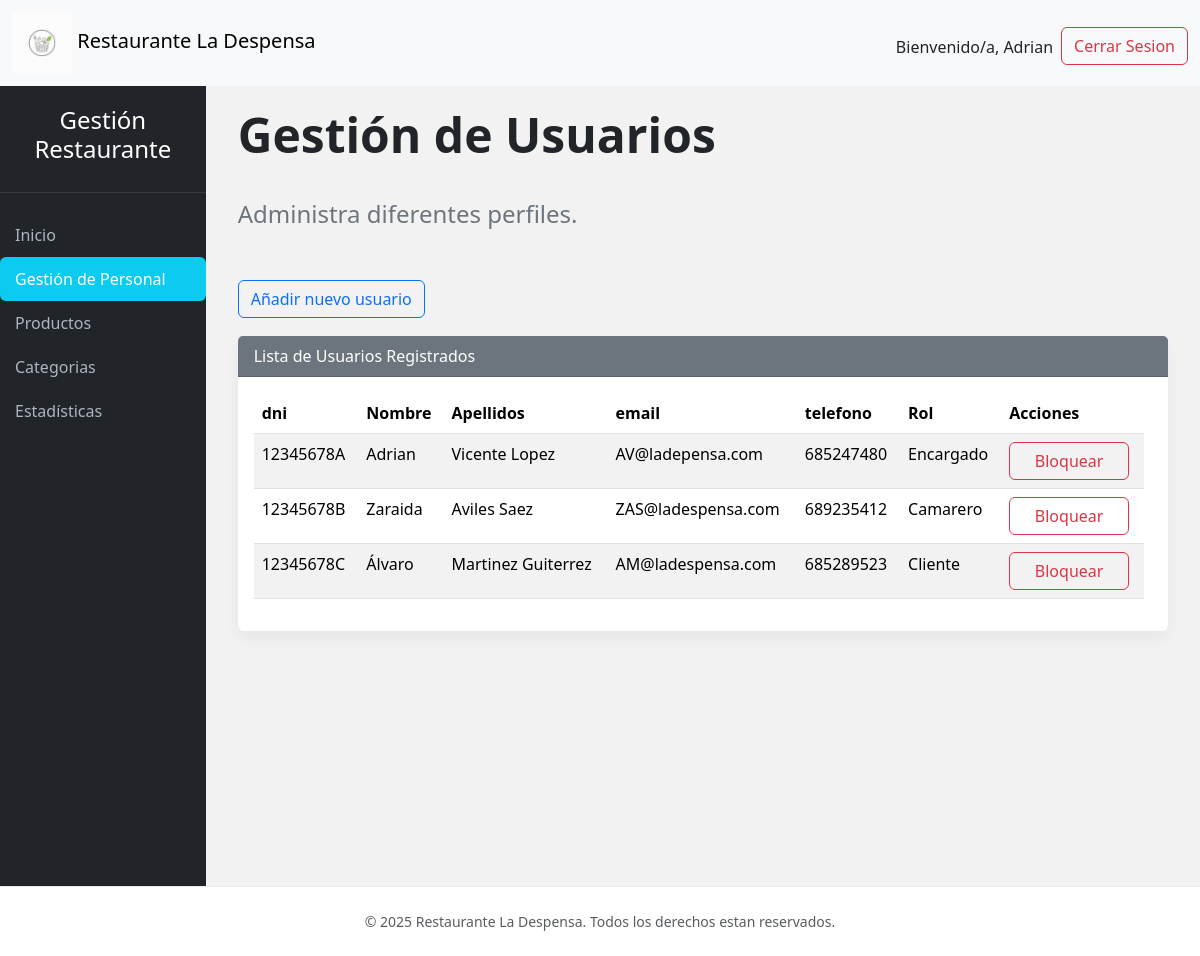
/encargados/modperfil.php (signed in), run on the app's committed database.
### tables this page shows
CREATE TABLE `usuario` (
  `dni` varchar(9) NOT NULL,
  `nombre` varchar(255) NOT NULL,
  `apellidos` varchar(255) DEFAULT NULL,
  `rol` int(11) NOT NULL,
  `email` varchar(255) NOT NULL,
  `telefono` varchar(15) DEFAULT NULL,
  `direccion` varchar(255) DEFAULT NULL,
  `pass` varchar(255) NOT NULL,
  `estado` tinyint(1) NOT NULL DEFAULT 0 COMMENT 'bloqueado=1 desbloqueado=0'
);

### encargados/modperfil.php (the view, shortened to what this page needs)
<?php
include("../conexion.php");
?>
<!doctype html>
<html lang="es">
<head>
    <?php
    include("../head.php");
    ?>
</head>
<body>
    <div class="d-flex flex-column w-100">
        <?php
        include("../nav.php");
        ?>
        <div class="wrapper">
            <?php
            include("navbar.php");
            ?>
            <div id="content">
                <div class="container-fluid">
                    <h1 class="page-heading">Gestión de Usuarios</h1>
                    <p class="subheading">Administra diferentes perfiles.</p>
                    <div class="mb-2">
                        <button class="btn btn-outline-primary" type="button" data-bs-toggle="collapse" data-bs-target="#usuario" aria-expanded="false" aria-controls="usuario">
                            Añadir nuevo usuario
                        </button>
                    </div>
                    <div style="min-height: 10px;">
                    </div>
                    <div class="card mb-2">
                        <div class="card-header bg-secondary text-white">
                            Lista de Usuarios Registrados
                        </div>
                        <div>
                            <div class="card-body">
                                <div class="table-responsive me-2">
                                    <table class="table table-striped table-hover">
                                        <thead>
                                            <tr>
                                                <th>dni</th>
                                                <th>Nombre</th>
                                                <th>Apellidos</th>
                                                <th>email</th>
                                                <th>telefono</th>
                                                <th>Rol</th>
                                                <th>Acciones</th>
                                            </tr>
                                        </thead>
                                        <tbody>
                                            <?php
                                            $consulta = "SELECT dni, nombre, apellidos, email, telefono, rol, estado FROM usuario";
                                            $resultado = mysqli_query($conn, $consulta);
                                            if (mysqli_num_rows($resultado) > 0) {
                                                while ($fila = mysqli_fetch_assoc($resultado)) {
                                                    switch ($fila['rol']) {
                                                        case 2:
                                                            $rolTexto = "Encargado";
                                                            break;
                                                        case 1:
                                                            $rolTexto = "Camarero";
                                                            break;
                                                        default:
                                                            $rolTexto = "Cliente";
                                                    }
                                                    if ($fila['estado'] == 0) {
                                                        $botonTexto = "Bloquear";
                                                        $botonColor = "danger";
                                                        $relleno = "-outline";
                                                    } else {
                                                        $botonTexto = "Desbloquear";
                                                        $botonColor = "success";
                                                        $relleno = "";
                                                    }
                                                    echo "<tr>";
                                                    echo "<td>{$fila['dni']}</td>";
                                                    echo "<td>{$fila['nombre']}</td>";
                                                    echo "<td>{$fila['apellidos']}</td>";
                                                    echo "<td>{$fila['email']}</td>";
                                                    echo "<td>{$fila['telefono']}</td>";
                                                    echo "<td>$rolTexto</td>";
                                                    echo "<td>
                                                    <form action='blockuser.php' method='POST' style='display:inline;'>
                                                    <input type='hidden' name='dni' value='{$fila['dni']}'>
                                                    <button type-'submit' class='btn-bloqueo btn btn{$relleno}-{$botonColor} btn-md'>{$botonTexto}</button>
                                                    </form>
                                                    </td>";
                                                    echo "</tr>";
                                                }
                                            } else {
                                                echo "<tr><td colspan='7' class='text-center text-muted'>No hay usuarios registrados</td></tr>";
                                            }
                                            ?>
                                        </tbody>
                                    </table>
                                </div>
                            </div>
                        </div>
                    </div>
                </div>
            </div>
        </div>
        <?php
        include("../footer.php");
        ?>
    </div>
</body>
</html>

### styles.css (style rules this page uses)
body { display: flex; min-height: 100vh; flex-direction: column; background-color: #f8f9fa; background: linear-gradient(rgba(0, 0, 0, 0.05), rgba(0, 0, 0, 0.05)); margin: 0; }
.wrapper { display: flex; flex: 1; }
#content { width: 100%; padding: 20px; min-height: 100vh; transition: all 0.3s; }
.page-heading { font-size: 3rem; font-weight: 700; margin-bottom: 2rem; color: #212529; }
.subheading { font-size: 1.5rem; font-weight: 300; margin-bottom: 3rem; color: #6c757d; }
.card { border: none; box-shadow: 0 0.5rem 1rem rgba(0, 0, 0, 0.05); margin-bottom: 1.5rem; }
.btn-bloqueo { width: 120px; text-align: center; }

### data on the page
usuario: dni "12345678A", nombre "Adrian", apellidos "Vicente Lopez", email "AV@ladepensa.com", telefono "685247480", rol "Encargado", estado "Bloquear"
usuario: dni "12345678B", nombre "Zaraida", apellidos "Aviles Saez", email "ZAS@ladespensa.com", telefono "689235412", rol "Camarero", estado "Bloquear"
usuario: dni "12345678C", nombre "Álvaro", apellidos "Martinez Guiterrez", email "AM@ladespensa.com", telefono "685289523", rol "Cliente", estado "Bloquear"

### other printed values
$_SESSION['nombre'] "Adrian"
